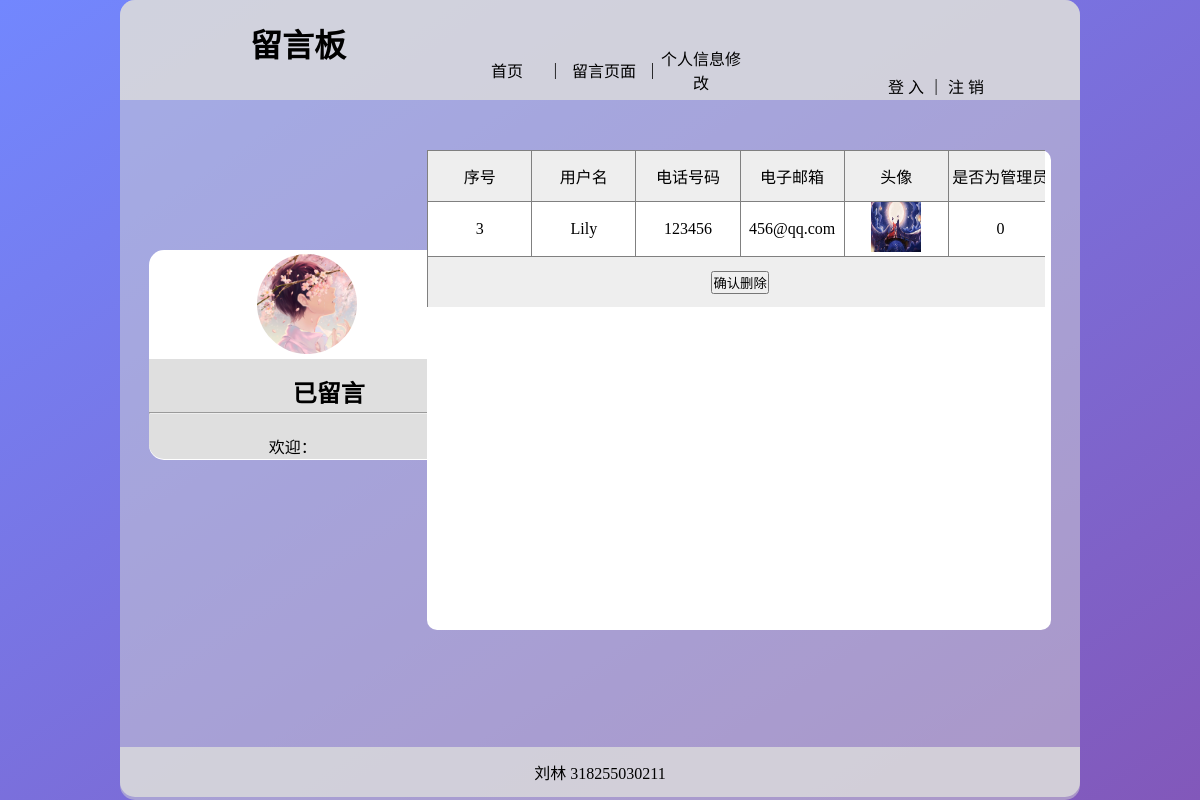
The app's page /web/deluser.php?id=3 with its own data.
### tables this page shows
CREATE TABLE `user`  (
  `id` int(255) NOT NULL AUTO_INCREMENT,
  `username` varchar(255) NOT NULL,
  `password` varchar(255) NOT NULL,
  `tel` varchar(11) NULL DEFAULT NULL,
  `ssex` tinyint(1) UNSIGNED ZEROFILL NULL DEFAULT 1,
  `email` varchar(255) NULL DEFAULT NULL,
  `face` varchar(255) NULL DEFAULT NULL,
  `admin` tinyint(255) NOT NULL,
  PRIMARY KEY (`id`) USING BTREE
);

### web/deluser.php (the view, shortened to what this page needs)
<?php require_once("../coon.php");?>
<?php
$username=$_SESSION['username'];
if(isset($_GET["id"]))
{
    $id=$_GET['id'];
    $sql="select * from user where id='$id'";
    $rel2=mysqli_query($coon,$sql);
    $rel=mysqli_fetch_array($rel2);
}
?>
<!DOCTYPE html>
<html lang="zh">
<head>
	<link rel="stylesheet" type="text/css" href="../css/systyle.css">
</head>
<body>
	<div class="container">
		<div class="top-container">
		<div class="top-text">
					<h1>留言板</h1>
				</div>
			<nav>
				<a href="./welcome.php">首页</a>|
				<a href="./text.php">留言页面</a>|
				<a href="./userupdate.php">个人信息修改</a>
			</nav>
			<div class="top-dc">
				<a href="../login.html">登 入</a> | <a href="./logout.php">注 销</a>
			</div>
		</div>
		<div class="left-container">
			<div class="icon1">
				<div><img src="../img/1.jpg" alt="me"></div>
			</div>
			<div class="left-sc">
				<div class="left-wz" style=" text-align: center;">
					<span>
						<h2>已留言</h2>
					</span>
				</div>
				<div class="left-no" style=" text-align: center;">
				</div>
				<hr>
				<div class="left-hy">欢迎：<?php echo $username;?></div>
			</div>
		</div>
		<div class="lyb" id="show">
<body>
    <form action="deluser.php?rd=<?php echo $id; ?>" method="post">
        <table>
            <tbody>
                <tr>
                    <td>序号</td>
                    <td>用户名</td>
                    <td>电话号码</td>
                    <td>电子邮箱</td>
                    <td>头像</td>
                    <td>是否为管理员</td>
                </tr>
                <tr>
                    <td><?php echo $id;?></td>
                    <td><?php echo $rel['username'] ; ?></td>
                    <td><?php echo $rel['password'] ; ?></td>
                    <td><?php echo $rel['email'];?></td>
                    <td><img src="../img/<?php echo $rel['face']; ?>" width="50px" height="50px"></td>
                    <td><?php echo $rel['admin'] ; ?></td>
                </tr>
                <tr>
                    <td colspan="6">
                        <input type="submit" value="确认删除">
                    </td>
                </tr>
            </tbody>
        </table>
    </form>
	</div>
</div>
<div class="down-container">
    <div class="down-text">
        <p>刘林 318255030211</p>
    </div>
</div>
</body>

### css/systyle.css (style rules this page uses)
* { padding: 0px; margin: 0px; }
a { text-decoration: none; }
a:link { color: rgb(0, 0, 0) }
html { width: 100%; height: 100%; margin-left: auto; margin-right: auto; overflow: hidden; }
body { background-image: linear-gradient(to bottom right,rgb(114,135,254),rgb(130,88,186)); width: 80%; height: 100%; margin-left: auto; margin-right: auto; }
.container { width: 100%; height: 100%; background-color: rgba(211,211,211,0.5); position: relative; border-radius: 15px; margin-right: 10%; }
.top-container { width: 100%; height: 100px; background-color: rgba(220,220,220,0.8); border-radius: 15px 15px 0 0; }
.top-text { width: 300px; position: relative; left: 130px; top: 20px; }
.top-dc { display:flex; align-items: center; text-align: center; width: 10%; position: absolute; left: 80%; justify-content:space-between; position: relative; top: -20px; }
nav { display:flex; align-items: center; text-align: center; width: 30%; justify-content:space-between; position: relative; left: 100px; margin-left: 25%; text-align: center; }
nav a { width: 100px; }
.down-container { width: 80%; height: 50px; background-color: rgba(220,220,220,0.8); border-radius: 0 0 15px 15px ; position: absolute; top: 93.4%; display: flex; align-items: center; margin-left: auto; margin-right: auto; }
.down-text { width: 100%; position: absolute; display: flex; align-items: center; margin-left: auto; margin-right: auto; }
.down-text p { margin-left: auto; margin-right: auto; }
.left-container { width: 300px; height: 210px; background-color: #fff; border-radius: 15px; position: relative; left: 3%; top: 150px; }
.icon1>div>img { height:100px; width:100px; border-radius:50%; position: relative; top: 4px; left: 8px; }
.icon1 { overflow:hidden; }
.icon1>div { float:right; margin-right: 100px; }
.left-sc { width: 300px; height: 100px; background-color: rgba(192,192,192,0.5); border-radius: 0 0 15px 15px; position: relative; top: 5px; }
.left-wz { position: relative; top: 15px; left: 30px; }
.left-no { position: relative; left: 60px; top: 20px; }
.left-hy { position: relative; left: 120px; top: 20px; }
.lyb { width: 65%; height: 480px; background-color: #fff; position: relative; left: 32%; top: -160px; border-radius: 10px; }
table { width: 99%; border-spacing: 0px; border-collapse: collapse; overflow: hidden; }
table th, table td { height: 50px; text-align: center; border: 1px solid gray; }
table tbody { display: block; width: calc(100% + 8px); height: 100%; overflow-y: auto; -webkit-overflow-scrolling: touch; }
table thead tr, table tbody tr, table tfoot tr { box-sizing: border-box; table-layout: fixed; display: table; width: 100%; }
table tbody tr:nth-of-type(odd) { background: #EEE; }
table tbody tr:nth-of-type(even) { background: #FFF; }
table tbody tr td { border-bottom: none; }

### records on screen
user: username "Lily", password "123456", email "456@qq.com", face (picture), admin "0"

### other values on screen
$id "3"
